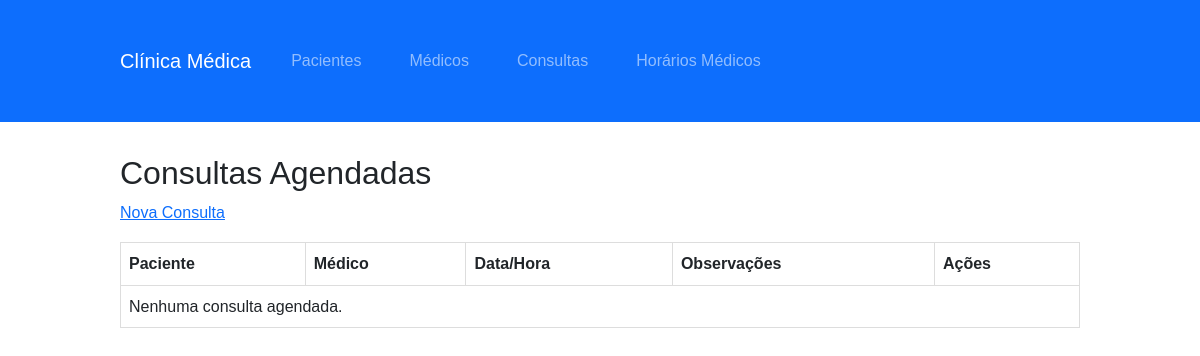
/consultas/, run on an earlier commit of the app's database.
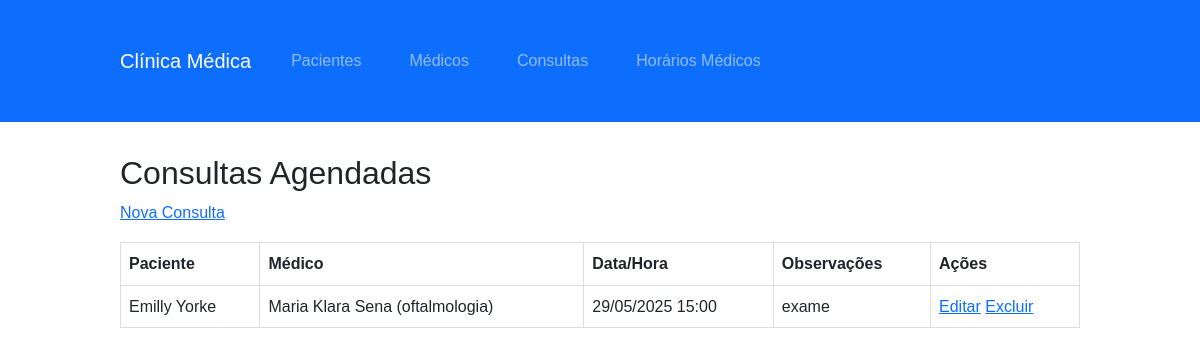
And on a later commit of the database.
### agendamento/models.py (models this page shows, shortened)
class Consulta(models.Model):
    paciente = models.ForeignKey('Paciente', on_delete=models.CASCADE)
    medico = models.ForeignKey('Medico', on_delete=models.CASCADE)
    data_hora = models.DateTimeField()
    observacoes = models.TextField(blank=True, null=True)
    class Meta:
        unique_together = ('medico', 'data_hora')

class Paciente(models.Model):
    nome = models.CharField(max_length=100)
    cpf = models.CharField(max_length=11, unique=True, validators=[MinLengthValidator(11)])
    data_nascimento = models.DateField()
    telefone = models.CharField(max_length=20)

class Medico(models.Model):
    nome = models.CharField(max_length=100)
    especialidade = models.CharField(max_length=50)
    crm = models.CharField(max_length=20, unique=True)
    telefone = models.CharField(max_length=20)

### agendamento/views.py (the view)
# urls.py: path('consultas/', views.ConsultaListView.as_view(), name='consulta_list'),
class ConsultaListView(ListView):
    model = Consulta
    template_name = 'agendamento/consulta_list.html'

### agendamento/templates/agendamento/consulta_list.html
{% extends 'agendamento/base.html' %}
{% block content %}
<h2>Consultas Agendadas</h2>
<a href="{% url 'consulta-create' %}">Nova Consulta</a>
<table class="table">
    <thead>
        <tr>
            <th>Paciente</th>
            <th>Médico</th>
            <th>Data/Hora</th>
            <th>Observações</th>
            <th>Ações</th>
        </tr>
    </thead>
    <tbody>
        {% for consulta in object_list %}
        <tr>
            <td>{{ consulta.paciente.nome }}</td>
            <td>{{ consulta.medico.nome }} ({{ consulta.medico.especialidade }})</td>
            <td>{{ consulta.data_hora|date:"d/m/Y H:i" }}</td>
            <td>{{ consulta.observacoes|default:"-" }}</td>
            <td>
                <a href="{% url 'consulta-update' consulta.pk %}">Editar</a>
                <a href="{% url 'consulta-delete' consulta.pk %}">Excluir</a>
            </td>
        </tr>
        {% empty %}
        <tr>
            <td colspan="5">Nenhuma consulta agendada.</td>
        </tr>
        {% endfor %}
    </tbody>
</table>
{% endblock %}

What changed in the data, as far as the page shows it:
added Consulta: paciente.nome "Emilly Yorke", medico.nome "Maria Klara Sena", medico.especialidade "oftalmologia", data_hora "29/05/2025 15:00", observacoes "exame"
Also different on the page:
text no longer shown: "Nenhuma consulta agendada."
